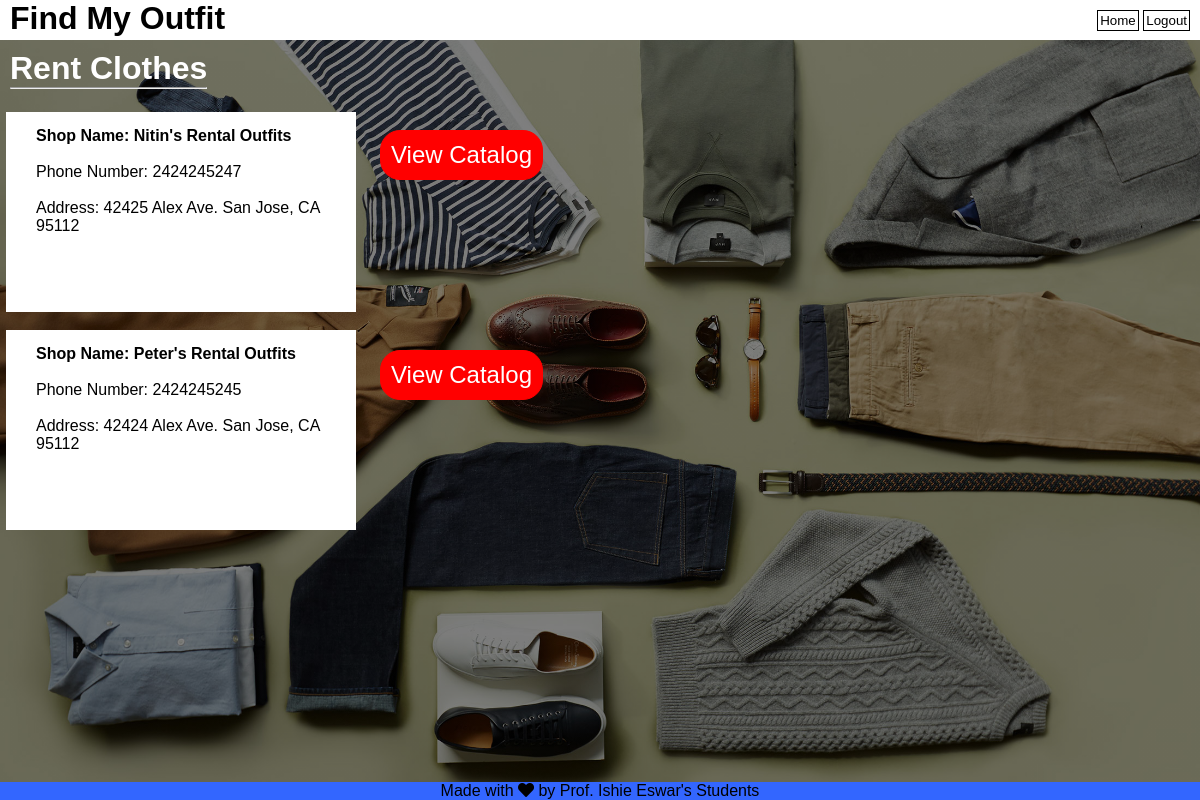
The page /User_Rental.php on the database its author committed.
### tables this page shows
CREATE TABLE `rental_info` (
  `shop_id` int(10) NOT NULL,
  `owner_name` text NOT NULL,
  `shop_name` text NOT NULL,
  `owner_phone` varchar(15) NOT NULL,
  `owner_address` varchar(100) NOT NULL
);

### User_Rental.php (the view, shortened to what this page needs)
<?php
     include_once 'databasec.php';
     $sql = 'SELECT shop_name, owner_phone, owner_address FROM rental_info ORDER BY shop_name;';
     $res = mysqli_query($c, $sql);
     $arr = mysqli_fetch_all($res, MYSQLI_ASSOC);
?>
<!DOCTYPE html>
<html lang="en">
<head>
    <link href = "userrental.css" rel = "stylesheet" type = "text/css">
    <link rel="stylesheet" href="https://cdnjs.cloudflare.com/ajax/libs/font-awesome/5.13.0/css/all.min.css">
</head>
<body>
    <header>
        <div class="bar2">
            <div class="name2">
                <h1>Find My Outfit</h1>
            </div>
            <form name="xyz" method="post">
                <ul>
                     <li><input type="submit" name="home" class="button" value="Home"></li>
                     <li><input type="submit" name="logoutbutton2" class="button" value="Logout"></li>
                </ul>
            </form>
        </div>
    </header>
    <div class="box">
         <a href="Nitins_Rental.php">View Catalog</a>
     </div>
    <div class="abcd">
         <a href="Peters_Rental.php">View Catalog</a>
    </div>
    <div class="des">
        <h1>Rent Clothes</h1>
        <hr>
    </div>
    <br>
    <br>
    <br>
    <br>
    <div class="cont">
        <div class="row">
            <?php foreach($arr as $rental){ ?>
                        <div class="smallbox">
                            <h6>
                                Shop Name: <?php echo htmlspecialchars($rental['shop_name']); ?>
                            </h6>
                            <div>
                                <br>
                                Phone Number: <?php echo htmlspecialchars($rental['owner_phone']); ?>
                                <br>
                                <br>
                                Address: <?php echo htmlspecialchars($rental['owner_address']); ?>
                            </div>
                        </div>
                        <br>
            <?php } ?>
        </div>
    </div>
    <footer id="footer" class="static-footer">
      <div class="container">
        <p>Made with <span class="fas fa-heart"></span> by Prof. Ishie Eswar's Students</p>
      </div>
    </footer>
</body>
</html>

### userrental.css (style rules this page uses)
* { margin: 0; padding: 0; font-family: Arial, Helvetica, sans-serif; }
header { width: 100%; height: 40px; display: block; background-color: white; }
.bar2 ul { float: right; list-style-type: none; margin-top: 10px; margin-right: 10px; }
.bar2 ul li { display: inline-block; }
.bar2 ul li input { text-decoration: none; color: black; background-color: white; padding: 2px; border: 1px solid black; }
.name2 { float: left; margin-left: 10px; }
body { background-image:linear-gradient(rgba(0, 0, 0, 0.5), rgba(0, 0, 0, 0.5)), url(wardrobe.jpg); height: 100vh; background-size: cover; background-position: center; }
.des { float: left; margin-left: 10px; margin-top: 10px; color: white; }
.smallbox { width: 350px; height: 200px; background: white; left: 0.5%; position: relative; box-sizing: border-box; padding: 15px 30px; }
.smallbox h6 { font-size: 16px; }
.box a { margin-left: 380px; margin-top: 90px; font-size: x-large; border: 1px solid red; color: white; text-decoration: none; position: absolute; background-position: center; background-color: red; padding: 10px 10px; border-radius: 20px; }
.abcd a { margin-left: 380px; margin-top: 310px; font-size: x-large; border: 1px solid red; color: white; text-decoration: none; position: absolute; background-position: center; background-color: red; padding: 10px 10px; border-radius: 20px; }
#footer { background-color: #3366FF; text-align: center; }
.static-footer { position: fixed; left: 0; bottom: 0; width: 100%; text-align: center; }

### rows shown on the page
rental_info: shop_name "Nitin's Rental Outfits", owner_phone "2424245247", owner_address "42425 Alex Ave. San Jose, CA 95112"
rental_info: shop_name "Peter's Rental Outfits", owner_phone "2424245245", owner_address "42424 Alex Ave. San Jose, CA 95112"
